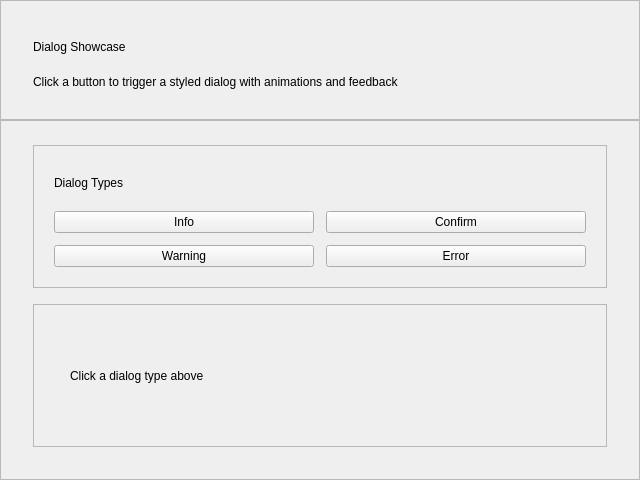
<?xml version="1.0" encoding="UTF-8"?>
<ui version="4.0">
 <class>MainWindow</class>
 <widget class="QMainWindow" name="MainWindow">
  <property name="geometry">
   <rect>
    <x>0</x>
    <y>0</y>
    <width>640</width>
    <height>480</height>
   </rect>
  </property>
  <property name="windowTitle">
   <string>QCustomQDialog Showcase</string>
  </property>
  <widget class="QWidget" name="centralwidget">
   <layout class="QVBoxLayout" name="rootLayout">
    <property name="spacing"><number>0</number></property>
    <property name="leftMargin"><number>0</number></property>
    <property name="topMargin"><number>0</number></property>
    <property name="rightMargin"><number>0</number></property>
    <property name="bottomMargin"><number>0</number></property>
    <item>
     <widget class="QFrame" name="header">
      <property name="minimumSize">
       <size><width>0</width><height>120</height></size>
      </property>
      <property name="maximumSize">
       <size><width>16777215</width><height>120</height></size>
      </property>
      <property name="frameShape">
       <enum>QFrame::Shape::StyledPanel</enum>
      </property>
      <layout class="QVBoxLayout" name="headerLayout">
       <property name="spacing"><number>8</number></property>
       <property name="leftMargin"><number>32</number></property>
       <property name="topMargin"><number>32</number></property>
       <property name="rightMargin"><number>32</number></property>
       <property name="bottomMargin"><number>24</number></property>
       <item>
        <widget class="QLabel" name="title">
         <property name="text"><string>Dialog Showcase</string></property>
        </widget>
       </item>
       <item>
        <widget class="QLabel" name="subtitle">
         <property name="text"><string>Click a button to trigger a styled dialog with animations and feedback</string></property>
         <property name="wordWrap"><bool>true</bool></property>
        </widget>
       </item>
      </layout>
     </widget>
    </item>
    <item>
     <widget class="QFrame" name="content">
      <property name="frameShape">
       <enum>QFrame::Shape::StyledPanel</enum>
      </property>
      <layout class="QVBoxLayout" name="contentLayout">
       <property name="spacing"><number>16</number></property>
       <property name="leftMargin"><number>32</number></property>
       <property name="topMargin"><number>24</number></property>
       <property name="rightMargin"><number>32</number></property>
       <property name="bottomMargin"><number>32</number></property>
       <item>
        <widget class="QFrame" name="card">
         <property name="frameShape">
          <enum>QFrame::Shape::StyledPanel</enum>
         </property>
         <layout class="QVBoxLayout" name="cardLayout">
          <property name="spacing"><number>12</number></property>
          <property name="leftMargin"><number>20</number></property>
          <property name="topMargin"><number>20</number></property>
          <property name="rightMargin"><number>20</number></property>
          <property name="bottomMargin"><number>20</number></property>
          <item>
           <widget class="QLabel" name="cardTitle">
            <property name="text"><string>Dialog Types</string></property>
           </widget>
          </item>
          <item>
           <layout class="QGridLayout" name="buttonGrid">
            <property name="spacing"><number>12</number></property>
            <item row="0" column="0">
             <widget class="QCustomQPushButton" name="infoBtn">
              <property name="text"><string>Info</string></property>
              <property name="variant" stdset="0"><string>primary</string></property>
              <property name="iconSize">
               <size><width>18</width><height>18</height></size>
              </property>
             </widget>
            </item>
            <item row="0" column="1">
             <widget class="QCustomQPushButton" name="confirmBtn">
              <property name="text"><string>Confirm</string></property>
              <property name="iconSize">
               <size><width>18</width><height>18</height></size>
              </property>
             </widget>
            </item>
            <item row="1" column="0">
             <widget class="QCustomQPushButton" name="warningBtn">
              <property name="text"><string>Warning</string></property>
              <property name="sizeVariant" stdset="0"><string>md</string></property>
              <property name="iconSize">
               <size><width>18</width><height>18</height></size>
              </property>
             </widget>
            </item>
            <item row="1" column="1">
             <widget class="QCustomQPushButton" name="errorBtn">
              <property name="text"><string>Error</string></property>
              <property name="iconSize">
               <size><width>18</width><height>18</height></size>
              </property>
             </widget>
            </item>
           </layout>
          </item>
         </layout>
        </widget>
       </item>
       <item>
        <widget class="QFrame" name="statusCard">
         <property name="frameShape">
          <enum>QFrame::Shape::StyledPanel</enum>
         </property>
         <layout class="QHBoxLayout" name="statusLayout">
          <property name="spacing"><number>12</number></property>
          <property name="leftMargin"><number>16</number></property>
          <property name="topMargin"><number>12</number></property>
          <property name="rightMargin"><number>16</number></property>
          <property name="bottomMargin"><number>12</number></property>
          <item>
           <widget class="QLabel" name="statusIcon">
            <property name="minimumSize">
             <size><width>8</width><height>8</height></size>
            </property>
            <property name="maximumSize">
             <size><width>8</width><height>8</height></size>
            </property>
            <property name="text"><string/>
            </property>
           </widget>
          </item>
          <item>
           <widget class="QLabel" name="statusLabel">
            <property name="text"><string>Click a dialog type above</string></property>
           </widget>
          </item>
         </layout>
        </widget>
       </item>
      </layout>
     </widget>
    </item>
   </layout>
  </widget>
 </widget>
 <customwidgets>
  <customwidget>
   <class>QCustomQPushButton</class>
   <extends>QPushButton</extends>
   <header>Custom_Widgets.QCustomQPushButton</header>
  </customwidget>
 </customwidgets>
 <resources/>
 <connections/>
</ui>
